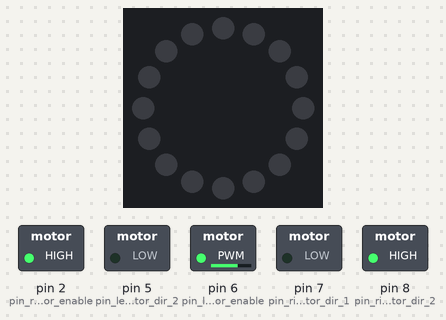
This sketch was run on a simulated Arduino Uno, built with avr-gcc and run on an emulated ATmega328P. On the bench: 16 RGB LEDs in a ring, first at the top, clockwise, switched loads named in the sketch (green lamp = pin HIGH). Pins used as bus, display or sensor lines are not drawn; what the sketch prints to the serial monitor is not drawn.

Above: at 0.1 s.
At 34.1 s:
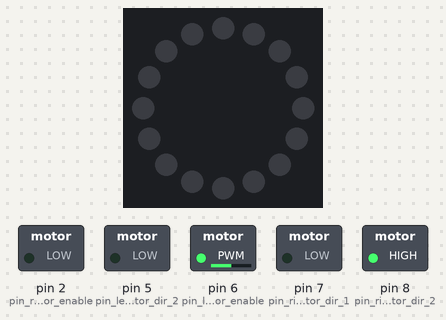
Timing chart, 0 to 39.6 s (numbered marks = the images above):
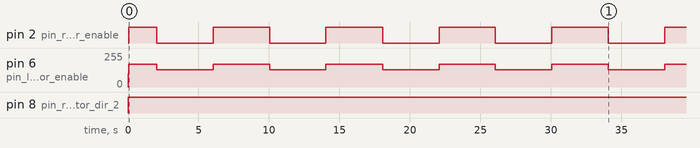

Measured:
- by itself, pin 2 (pin_right_motor_enable): repeats every 8.0 s: LOW 4.0 s, HIGH 4.0 s
- by itself, pin 8 (pin_right_motor_dir_2): LOW → HIGH at 0.03 s

The sketch:

motor_calibration2.ino
```cpp
// (licence header left out)
// This program is distributed in the hope that it will be useful,
// but WITHOUT ANY WARRANTY; without even the implied warranty of
// MERCHANTABILITY or FITNESS FOR A PARTICULAR PURPOSE.  See the
// GNU General Public License for more details.

// You should have received a copy of the GNU General Public License
// along with this program.  If not, see <https://www.gnu.org/licenses/>.


// Esta version es para reducir el periodo de muestreo (Ts original = 0.1 s)


#include <MeanFilterLib.h>    //https://github.com/luisllamasbinaburo/Arduino-Meanfilter
#include <Adafruit_NeoPixel.h>
//#include <WiFiNINA.h>
//#include <utility/wifi_drv.h>

using namespace std;

// H-BRIDGE - Uncomment only one option
#define H_BRIDGE_RED
//#define H_BRIDGE_BLACK

// ARDUINO - Uncomment only one option
//#define ARDUINO_TYPE_EVERIS
#define ARDUINO_TYPE_MKR

// THE COMPANY - Uncomment only one option
// #define MERRY
// #define FRODO
// #define SAM
//#define ALEJANDRO_NANO
#define ALEJANDRO_MKR

// -----------------------------------------------------------------------------
// PIN layout
// -----------------------------------------------------------------------------
#define LED_RING        4  //  LED_RING
#define NUMPIXELS 16  // Numero de pixels
Adafruit_NeoPixel pixels(NUMPIXELS, LED_RING, NEO_GRB + NEO_KHZ400);

#ifdef ARDUINO_TYPE_MKR

  const int pin_left_encoder          = 0;
  const int pin_right_encoder         = 1;
  const int pin_LED                   = 6;
#endif

#ifdef ARDUINO_TYPE_EVERIS

  const int pin_left_encoder          = 2;
  const int pin_right_encoder         = 3;
#endif

#ifdef H_BRIDGE_BLACK
  const int pin_left_motor_direction  = 8;
  const int pin_left_motor_enable     = 6 ;
  const int pin_right_motor_direction = 9;
  const int pin_right_motor_enable    = 5;
#endif

#ifdef H_BRIDGE_RED
  const int pin_left_motor_dir_1   = 4;
  const int pin_left_motor_dir_2   = 5;
  const int pin_left_motor_enable  = 6;
  const int pin_right_motor_dir_1  = 7;
  const int pin_right_motor_dir_2  = 8;
  const int pin_right_motor_enable = 2;
#endif

// -----------------------------------------------------------------------------
// Motors
// -----------------------------------------------------------------------------
const int   LEFT_WHEEL = 0;
const int   RIGHT_WHEEL = 1;
const int   PIN_SHARP = 1;
const float R = 0.0325;       // Radio en m
const int   NT = 40;          // Numero de muescas del encoder

#define PI 3.14159265358979323846//...

#define FORWARD LOW
#define BACKWARD HIGH
#define MINPWM 100
#define MAXPWM 200
double LIMIT_PWM[2] = {200.0, 200.0};


void set_wheel_speed(int wheel, int direction, int speed) {
#ifdef H_BRIDGE_BLACK
  int pin_direction = (wheel == LEFT_WHEEL) ? pin_left_motor_direction : pin_right_motor_direction;
  int dir = (wheel == LEFT_WHEEL) ? direction : !direction; // La rueda izquierda esta al reves
  digitalWrite(pin_direction, dir);
#endif

#ifdef H_BRIDGE_RED
  int pin_dir_1  = (wheel == LEFT_WHEEL) ? pin_left_motor_dir_1 : pin_right_motor_dir_2;
  int pin_dir_2  = (wheel == LEFT_WHEEL) ? pin_left_motor_dir_2 : pin_right_motor_dir_1;
  digitalWrite(pin_dir_1, (direction == FORWARD && speed != 0) ? HIGH : LOW);
  digitalWrite(pin_dir_2, (direction == BACKWARD && speed != 0) ? HIGH : LOW);
#endif

  int pin_enable = (wheel == LEFT_WHEEL) ? pin_left_motor_enable : pin_right_motor_enable;
  analogWrite(pin_enable, speed);

}

// -----------------------------------------------------------------------------
// Encoders
// -----------------------------------------------------------------------------
const int encoder_resolution_ppt = 20*2;
int filter_window_size = 10;
unsigned long encoder_count[2] = {0, 0};
MeanFilter<double> encoder_w_estimated[2] = {
  MeanFilter<double>(filter_window_size),
  MeanFilter<double>(filter_window_size)
};

void isr_left_encoder_count() {
  isr_encoder_count(LEFT_WHEEL);
}

void isr_right_encoder_count() {
  isr_encoder_count(RIGHT_WHEEL);
}

void isr_encoder_count(int pin) {
    encoder_count[pin] ++;
}


// -----------------------------------------------------------------------------
// Setup
// -----------------------------------------------------------------------------
void setup() {
  setup_motors();
  setup_encoders();
  setup_comms();
  setup_pixels();

  //delay(500);     // A la novena vez que te pilla la mano, ya no hace gracia :)
}

void setup_motors() {
  pinMode(pin_left_motor_enable, OUTPUT);
  pinMode(pin_right_motor_enable, OUTPUT);
  #ifdef H_BRIDGE_RED
    pinMode(pin_left_motor_dir_1, OUTPUT);
    pinMode(pin_left_motor_dir_2, OUTPUT);
    pinMode(pin_right_motor_dir_1, OUTPUT);
    pinMode(pin_right_motor_dir_2, OUTPUT);
  #endif
  #ifdef H_BRIDGE_BLACK
    pinMode(pin_left_motor_direction, OUTPUT);
    pinMode(pin_right_motor_direction, OUTPUT);
  #endif

  set_wheel_speed(LEFT_WHEEL, FORWARD, 0);
  set_wheel_speed(RIGHT_WHEEL, FORWARD, 0);
}

void setup_encoders() {

  pinMode(pin_left_encoder,  INPUT_PULLUP);
  pinMode(pin_right_encoder, INPUT_PULLUP);

  attachInterrupt(digitalPinToInterrupt(pin_left_encoder),  isr_left_encoder_count,  CHANGE);
  attachInterrupt(digitalPinToInterrupt(pin_right_encoder), isr_right_encoder_count, CHANGE);

}

void setup_comms() {
  Serial.begin(115200);
}

void setup_pixels() {
  pixels.begin();
}

// -----------------------------------------------------------------------------
// Control Loop
// -----------------------------------------------------------------------------
const unsigned long sampling_time_us = 25000; // 0.025 s = 25 ms
unsigned long last_time_us = 0;

void loop() {
  unsigned long current_time_us = micros();
  unsigned long dt_us = current_time_us - last_time_us;
  float d;
  if(dt_us >= sampling_time_us) {
    double w_left = encoder_w_estimated[LEFT_WHEEL].AddValue(encoder_count[LEFT_WHEEL]);
    double w_right = encoder_w_estimated[RIGHT_WHEEL].AddValue(encoder_count[RIGHT_WHEEL]);
    noInterrupts();
    encoder_count[LEFT_WHEEL] = encoder_count[RIGHT_WHEEL] = 0;
    interrupts();
    update_control(w_left, w_right, dt_us*1e-6);
    last_time_us = current_time_us;
  }
}

// -----------------------------------------------------------------------------
// PID Controller
// -----------------------------------------------------------------------------
#ifdef MERRY
double K_p[2] = {240, 180};
double K_i[2] = {75, 75};
double K_d[2]= {0.0, 0.0};
double a_ff[2] = {1.8, 1.85};
double b_ff[2] = {1.8/(MAXPWM - MINPWM), 1.8/(MAXPWM - MINPWM)};

#endif

#ifdef SAM
double K_p[2] = {240, 180};
double K_i[2] = {75, 75};
//double K_i[2] = {0, 0};
double K_d[2] = {0.0, 0.0};
double a_ff[2] = {MINPWM, MINPWM+50};
double b_ff[2] = {1.8/(MAXPWM - MINPWM), 1.8/(MAXPWM - MINPWM)};

#endif


#ifdef FRODO
double K_p[2] = {240, 180};
//double K_i[2] = {75, 75};
double K_i[2] = {0, 0};
double K_d[2] = {0.0, 0.0};
double a_ff[2] = {MINPWM, MINPWM+50};
double b_ff[2] = {1.8/(MAXPWM - MINPWM), 1.8/(MAXPWM - MINPWM)};
#endif


#ifdef ALEJANDRO_NANO
  double K_p[2] = {10, 10};
  double K_i[2] = {0, 0};
  double K_d[2] = {0.0, 0.0};
  double a_ff[2] = {-15, -30};
  double b_ff[2] = {2.35/(MAXPWM - MINPWM), 2.00/(MAXPWM - MINPWM)};
#endif

#ifdef ALEJANDRO_MKR
  double K_p[2] = {60, 60};
  double K_i[2] = {250, 250};
  double K_d[2] = {1.0, 1.0};
  double a_ff[2] = {-25, -140};
  double b_ff[2] = {1.83/(MAXPWM - MINPWM), 1.07/(MAXPWM - MINPWM)};
#endif


unsigned long previous_time_ms[2] = {0, 0};

double setpointW[2] = {0, 0}; // setpoint in { 0 U (1.8, 4) }
double setpoint_left_motor = 0;
double setpoint_right_motor = 0;
double previous_error[2] = {0, 0};
double I_prev[2] = {0, 0};

int pid_right_motor(double w) {
  return pid(RIGHT_WHEEL, w);
}

int pid_left_motor(double w) {
  return pid(LEFT_WHEEL, w);
}

int pid(int motor, double w) {
  unsigned long current_time = millis();
  double elapsed_time = current_time - previous_time_ms[motor];
  double error = setpointW[motor] - w;
  double u0 = feedforward(motor);
  LIMIT_PWM[motor] = (1.05*u0 <= 200) ? 1.05*u0 : 200.0;  // Para evitar overshoot muy grande
  double P = K_p[motor]*error;
  double I = I_prev[motor] + K_i[motor]*error*elapsed_time*1e-3;
  double D = (elapsed_time == 0) ? 0 : K_d[motor]*(error - previous_error[motor]) / (elapsed_time*1e-3);
  //Serial.println(D);
  double u = u0 + P+I+D;
  //Serial.println(1.15*u0);
  double v = constrain(u, MINPWM, LIMIT_PWM[motor]);
  if((u - v)*error <= 0) {
    I_prev[motor] = I;
  }

  previous_error[motor] = error;
  previous_time_ms[motor] = current_time;
  return static_cast<int> (round(v));
}

int feedforward(int motor) {
  /*return (setpointW[motor] != 0.0) ? constrain(
    round((setpointW[motor] + a_ff[motor]) / b_ff[motor]), MINPWM, MAXPWM
  ) : 0;*/
  return (setpointW[motor] != 0.0) ? constrain(
    round(a_ff[motor]+(setpointW[motor] / b_ff[motor])), MINPWM, MAXPWM
  ) : 0;
}

// -----------------------------------------------------------------------------
// INSTRUCCIONES
// -----------------------------------------------------------------------------
//   Inserta tu código en la función "update_control". Está función se invoca
// períódicamente, pasándole información actualizada sobre el estado del robot.
//
// En ella puedes realizar llamadas a las funciones de la API para acceder a las
// funciones básicas del robot:
//   - set_wheel_speed(int wheel, int direction, int speed)
//
// Si necesitas que el estado de una variable persista entre llamadas a
// update_control, deberás utilizar una variable global. Utiliza la sección
// comentada unas líneas más abajo. Para evitar conflictos de nombre con
// variables del firmware, utiliza el prefijo "user_".

// -----------------------------------------------------------------------------
// Define aquí tus variables globales
// -----------------------------------------------------------------------------
// (Ej.: const int user_time = 0;)

int user_lw=0;
int user_rw=0;
int lw_vel=0;
int rw_vel=0;
double t_tot=0;

int user_state = 0;
float d_max=20;
float d_min=10;

double T = 6;
int i = 0;

//int state = "TESTING";  // Para el codigo de Python, puede ser TESTING o WAITING (ignorar)

void stop(){

  setpointW[LEFT_WHEEL]  = 0;
  setpointW[RIGHT_WHEEL] = 0;

  set_wheel_speed(LEFT_WHEEL,  FORWARD,  0);
  set_wheel_speed(RIGHT_WHEEL, BACKWARD, 0);

}


// -----------------------------------------------------------------------------
// update_control
// -----------------------------------------------------------------------------
//   Bucle de control principal. Ejecuta el código periódicamente, con un
// periódo nominal especificado por el valor sampling_time_us.
//
// params
// ------
//   double count_left_wheel  Incremento de cuentas de encoder de la rueda izquierda.
//   double count_right_wheel Incremento de cuentas de encoder de la rueda derecha.
//   double dt_s              Indica el tiempo real, en segundos, transcurrido
//                            desde la última invocación.
// -----------------------------------------------------------------------------


void update_control(double count_left_wheel, double count_right_wheel, double dt_s) {

  pixels.clear();
  //delay(500);
  //serial_limit();

  user_lw += count_left_wheel;
  user_rw += count_right_wheel;


  double count_left_RPS  = (count_left_wheel/NT)/dt_s;
  double count_right_RPS = (count_right_wheel/NT)/dt_s;
  double count_left_RPM  = 60*count_left_RPS;
  double count_right_RPM = 60*count_right_RPS;
  double distance = (user_lw*2*PI*R)/(NT);

  //Serial.print("Velocidad encoder (RPS):  ");
  Serial.print(count_left_RPS);
  Serial.print("\t");
  Serial.print(count_right_RPS);
  //Serial.print("\t");
  //Serial.print(dt_s);


  //Serial.print("Distancia (m):  ");
  //Serial.println(distance);

  T += dt_s;

  //Serial.print("\t");
  //Serial.print(setpointW[0]*5);


  // #####################################
  //#define CALIBRATION
  //#define CALIBRATION_PYTHON // Para usar el script de python (en pruebas, aun NO funciona)
  #define TEST
  //#define STEADY_STATE
  //#define MOVE_FORWARD


  // Para calibrar los parametros del PID
  #ifdef CALIBRATION

    // Elige el parametro que se desea ajustar
    #define SET_KP
    //#define SET_KI
    //#define SET_KD

    Serial.print("\t");
    Serial.print(K_p[1]);
    Serial.print("\t");
    Serial.print(K_i[1]);
    Serial.print("\t");
    Serial.println(K_d[1]);


    setpointW[LEFT_WHEEL]  = 3;
    setpointW[RIGHT_WHEEL] = 0;

    if (T > 8){
      set_wheel_speed(LEFT_WHEEL,   FORWARD, 0);
      set_wheel_speed(RIGHT_WHEEL,  FORWARD, 0);
      i++;
      T = 0;

      #ifdef SET_KP

        K_p[0] = 30*i;
        K_p[1] = 30*i;

      #elif defined(SET_KI)

        K_i[0] = 100*i;
        K_i[1] = 100*i;

      #elif defined(SET_KD)

        K_d[0] = 3*i;
        K_d[1] = 3*i;

      #endif


      I_prev[0] = 0;
        I_prev[1] = 0;

    }
    else if (T > 4){
      set_wheel_speed(LEFT_WHEEL,  FORWARD, pid_left_motor(count_left_RPS));
      set_wheel_speed(RIGHT_WHEEL, FORWARD, pid_right_motor(count_right_RPS));

      // Esto es para que no pinte la primera (que viene por defecto, evito tener que ponerlas a 0)
      if (i == 0){
        set_wheel_speed(LEFT_WHEEL,  FORWARD, 0);
        set_wheel_speed(RIGHT_WHEEL, FORWARD, 0);
      }


    }

  #endif


  // Para ver la respuesta final
  #ifdef TEST

    Serial.print("\t");
    Serial.println(setpointW[0]);

    set_wheel_speed(LEFT_WHEEL,  FORWARD, pid_left_motor(count_left_RPS));
    set_wheel_speed(RIGHT_WHEEL, FORWARD, pid_right_motor(count_right_RPS));
    //set_wheel_speed(RIGHT_WHEEL, FORWARD, feedforward(RIGHT_WHEEL));
    //set_wheel_speed(LEFT_WHEEL,  FORWARD, 150);


    if (T > 4){
      setpointW[LEFT_WHEEL]  = 3.4;
      setpointW[RIGHT_WHEEL] = 3.4;

    }
    if (T > 8){
      setpointW[LEFT_WHEEL]  = 2.7;
      setpointW[RIGHT_WHEEL] = 2.7;
      T = 0;
      i++;
    }

  #endif


  // Para sacar la relacion entre RPM y PWM
  #ifdef STEADY_STATE

    if (T > 4){

      //stop();
      //delay(100);

      T = 0;
      i = ((70 + 5*i) == MAXPWM) ? 0 : i + 1;
      int PWM = 70 + 5*i;

      set_wheel_speed(LEFT_WHEEL,  FORWARD, PWM);
      set_wheel_speed(RIGHT_WHEEL, FORWARD, PWM);

    }

    int PWM = 70 + 5*i;
    Serial.print("\t");
    Serial.println(PWM);

  #endif


  #ifdef MOVE_FORWARD

    Serial.println("\t");   // Para poner un salto de linea, sino el Serial monitor no funciona

    double speed = 2.5;
    setpointW[LEFT_WHEEL]  = speed;
    setpointW[RIGHT_WHEEL] = speed;

    //set_wheel_speed(LEFT_WHEEL,  FORWARD, pid_left_motor(count_left_RPS));
    //set_wheel_speed(RIGHT_WHEEL, FORWARD, pid_right_motor(count_right_RPS));

    set_wheel_speed(LEFT_WHEEL,  FORWARD, 150);
    set_wheel_speed(RIGHT_WHEEL, FORWARD, 150);

  #endif


}
```
